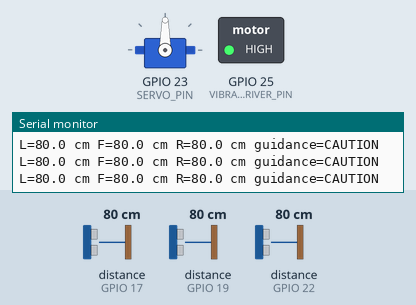
The sketch below on a simulated ESP32. On the bench: servo, switched loads named in the sketch (green lamp = pin HIGH), the last lines printed to the serial monitor. Wiring (inferred from the names in the program): 3 × ultrasonic range finder: trigger GPIO 16, echo GPIO 17 / trigger GPIO 18, echo GPIO 19 / trigger GPIO 21, echo GPIO 22. Dashed ring = blinking. The inputs (shaded band) are chosen by the test bench; at power-on: distance to the obstacle (sensors on GPIO 17, GPIO 19, GPIO 22) 80 cm. The echo pulse lasts 58.3 µs per cm; WiFi joins after 1.5 s; servers stay silent unless stated; pins used as bus, display or sensor lines are not drawn.

Above: at 2.7 s.
2.8 s: distance to the obstacle (sensor on GPIO 17) set to 58 cm
At 2.99 s:
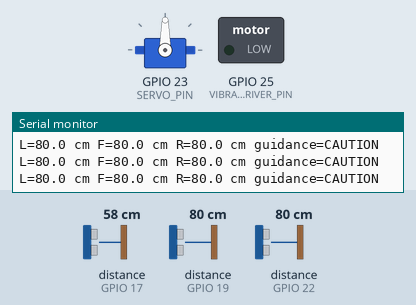
5.8 s: distance to the obstacle (sensor on GPIO 17) set to 49 cm
At 6.4 s:
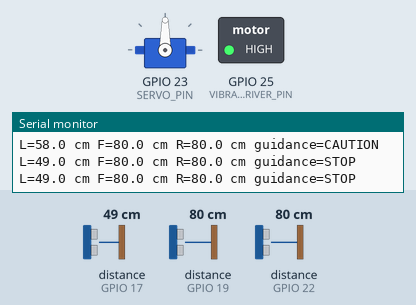
8.1 s: distance to the obstacle (sensor on GPIO 17) set to 120 cm
At 8.62 s:
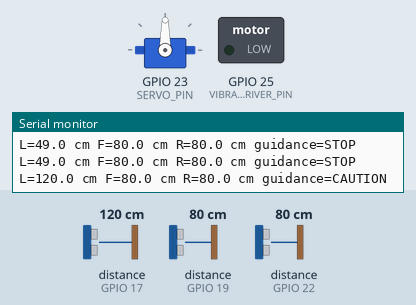
11.1 s: distance to the obstacle (sensor on GPIO 17) set to 2 cm
At 12.3 s:
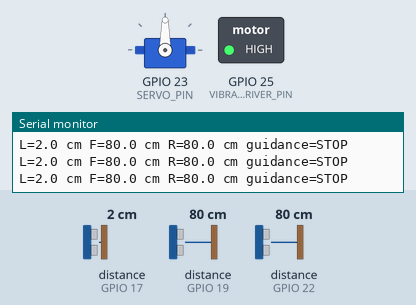
Timing chart, 0 to 13.7 s (numbered marks = the images above; inputs shaded):
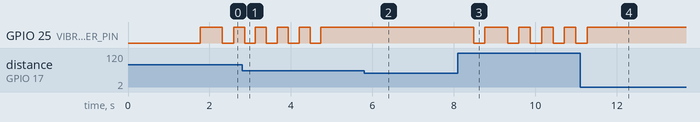

The sketch:

sensor_controller.ino
```cpp
#include <WiFi.h>
#include <WebServer.h>
#include <ESP32Servo.h>

// ---------- USER CONFIGURATION ----------
const char* WIFI_SSID = "YOUR_WIFI_NAME";
const char* WIFI_PASSWORD = "YOUR_WIFI_PASSWORD";

constexpr int TRIG_LEFT = 16;
constexpr int ECHO_LEFT = 17;   // 5 V Echo must pass through a divider/level shifter
constexpr int TRIG_FRONT = 18;
constexpr int ECHO_FRONT = 19;  // 5 V Echo must pass through a divider/level shifter
constexpr int TRIG_RIGHT = 21;
constexpr int ECHO_RIGHT = 22;  // 5 V Echo must pass through a divider/level shifter
constexpr int SERVO_PIN = 23;
constexpr int VIBRATION_DRIVER_PIN = 25; // transistor/MOSFET driver input, not motor directly

constexpr float WARNING_DISTANCE_CM = 120.0f;
constexpr float CRITICAL_DISTANCE_CM = 55.0f;
constexpr unsigned long ECHO_TIMEOUT_US = 25000UL;
constexpr unsigned long SAMPLE_INTERVAL_MS = 100;
// ----------------------------------------

WebServer server(80);
Servo scanServo;

struct Sensor {
  const char* name;
  int trigPin;
  int echoPin;
  float distanceCm;
};

Sensor sensors[] = {
  {"left", TRIG_LEFT, ECHO_LEFT, -1.0f},
  {"front", TRIG_FRONT, ECHO_FRONT, -1.0f},
  {"right", TRIG_RIGHT, ECHO_RIGHT, -1.0f}
};

unsigned long lastSampleMs = 0;
unsigned long lastVibrationMs = 0;
bool servoAttached = false;

float readDistanceCm(int trigPin, int echoPin) {
  digitalWrite(trigPin, LOW);
  delayMicroseconds(3);
  digitalWrite(trigPin, HIGH);
  delayMicroseconds(10);
  digitalWrite(trigPin, LOW);

  // pulseIn timeout avoids blocking forever. -1 means no valid echo.
  unsigned long duration = pulseIn(echoPin, HIGH, ECHO_TIMEOUT_US);
  if (duration == 0) return -1.0f;

  float cm = (duration * 0.0343f) / 2.0f;
  if (cm < 2.0f || cm > 400.0f) return -1.0f;
  return cm;
}

float filteredRead(Sensor &s) {
  // Small median-of-three filter. Invalid readings are excluded.
  float values[3];
  int count = 0;
  for (int i = 0; i < 3; ++i) {
    float d = readDistanceCm(s.trigPin, s.echoPin);
    if (d > 0) values[count++] = d;
    delay(25); // spacing reduces cross-talk between sensors
  }
  if (count == 0) return -1.0f;
  for (int i = 0; i < count; ++i) {
    for (int j = i + 1; j < count; ++j) {
      if (values[j] < values[i]) {
        float t = values[i]; values[i] = values[j]; values[j] = t;
      }
    }
  }
  return values[count / 2];
}

const char* guidanceFor(float d) {
  if (d < 0) return "UNKNOWN"; // never treat failed sensor as CLEAR
  if (d <= CRITICAL_DISTANCE_CM) return "STOP";
  if (d <= WARNING_DISTANCE_CM) return "CAUTION";
  return "CLEAR";
}

int vibrationDutyForNearest(float nearest) {
  if (nearest < 0 || nearest > WARNING_DISTANCE_CM) return 0;
  if (nearest <= CRITICAL_DISTANCE_CM) return 220;
  // Increasing duty cycle as distance decreases.
  float ratio = (WARNING_DISTANCE_CM - nearest) /
                (WARNING_DISTANCE_CM - CRITICAL_DISTANCE_CM);
  return constrain((int)(70 + ratio * 120), 70, 190);
}

void handleStatus() {
  String json = "{";
  json += "\"device\":\"MarginBuu sensor controller\",";
  json += "\"left_cm\":" + String(sensors[0].distanceCm, 1) + ",";
  json += "\"front_cm\":" + String(sensors[1].distanceCm, 1) + ",";
  json += "\"right_cm\":" + String(sensors[2].distanceCm, 1) + ",";
  float nearest = -1.0f;
  int nearestIndex = -1;
  for (int i = 0; i < 3; ++i) {
    float d = sensors[i].distanceCm;
    if (d > 0 && (nearest < 0 || d < nearest)) {
      nearest = d;
      nearestIndex = i;
    }
  }
  json += "\"nearest_cm\":" + String(nearest, 1) + ",";
  json += "\"nearest_direction\":\"" + String(nearestIndex >= 0 ? sensors[nearestIndex].name : "unknown") + "\",";
  json += "\"guidance\":\"" + String(guidanceFor(nearest)) + "\",";
  json += "\"warning_cm\":" + String(WARNING_DISTANCE_CM, 1) + ",";
  json += "\"critical_cm\":" + String(CRITICAL_DISTANCE_CM, 1);
  json += "}";
  server.sendHeader("Access-Control-Allow-Origin", "*");
  server.send(200, "application/json", json);
}

void handleRoot() {
  server.send(200, "text/plain",
    "MarginBuu sensor controller is running. Open /status for JSON. Local LAN only.");
}

void setup() {
  Serial.begin(115200);
  for (Sensor &s : sensors) {
    pinMode(s.trigPin, OUTPUT);
    pinMode(s.echoPin, INPUT);
    digitalWrite(s.trigPin, LOW);
  }

  pinMode(VIBRATION_DRIVER_PIN, OUTPUT);
  digitalWrite(VIBRATION_DRIVER_PIN, LOW);

  // Servo is optional. It is parked at center; fixed left/front/right sensors
  // do not require a scanning servo. Remove this block if servo is not installed.
  scanServo.setPeriodHertz(50);
  scanServo.attach(SERVO_PIN, 500, 2400);
  scanServo.write(90);
  servoAttached = true;

  WiFi.mode(WIFI_STA);
  WiFi.begin(WIFI_SSID, WIFI_PASSWORD);
  Serial.print("Connecting to Wi-Fi");
  unsigned long start = millis();
  while (WiFi.status() != WL_CONNECTED && millis() - start < 20000) {
    delay(300);
    Serial.print(".");
  }
  Serial.println();

  if (WiFi.status() == WL_CONNECTED) {
    Serial.print("Sensor controller IP: ");
    Serial.println(WiFi.localIP());
  } else {
    Serial.println("Wi-Fi connection failed. Check credentials/network and reset.");
  }

  server.on("/", HTTP_GET, handleRoot);
  server.on("/status", HTTP_GET, handleStatus);
  server.begin();
  Serial.println("HTTP server started.");
}

void loop() {
  server.handleClient();

  if (millis() - lastSampleMs >= SAMPLE_INTERVAL_MS) {
    lastSampleMs = millis();

    // Sequential sensor measurements help reduce ultrasonic cross-talk.
    for (Sensor &s : sensors) {
      s.distanceCm = filteredRead(s);
    }

    float nearest = -1.0f;
    for (Sensor &s : sensors) {
      if (s.distanceCm > 0 && (nearest < 0 || s.distanceCm < nearest)) {
        nearest = s.distanceCm;
      }
    }

    int duty = vibrationDutyForNearest(nearest);
    // ESP32 Arduino core ledc API differs by version. Use digital on/off
    // fallback here for compatibility; change to LEDC PWM if intensity levels
    // are required and your core version supports the chosen LEDC API.
    if (duty == 0) {
      digitalWrite(VIBRATION_DRIVER_PIN, LOW);
    } else if (duty >= 200) {
      digitalWrite(VIBRATION_DRIVER_PIN, HIGH);
    } else {
      // Basic pulsed vibration: approximate intensity using time duty cycle.
      unsigned long phase = millis() % 500;
      digitalWrite(VIBRATION_DRIVER_PIN, phase < (unsigned long)(duty * 2) ? HIGH : LOW);
    }

    Serial.printf("L=%.1f cm F=%.1f cm R=%.1f cm guidance=%s\n",
      sensors[0].distanceCm, sensors[1].distanceCm, sensors[2].distanceCm,
      guidanceFor(nearest));
  }
}
```

Measured:
- the behaviour switches between 55 and 54 cm on distance to the obstacle (sensor on GPIO 17) (found by bisection; images 1 and 2)
- after the input at 2.8 s, GPIO 25 (VIBRATION_DRIVER_PIN): goes on until 4.7 s, then stays HIGH
- after the input at 5.8 s, GPIO 25 (VIBRATION_DRIVER_PIN): stops changing and stays HIGH
- after the input at 8.1 s, GPIO 25 (VIBRATION_DRIVER_PIN): goes LOW 0.28 s, HIGH 0.56 s, 3 × (LOW 0.28 s, HIGH 0.28 s), then LOW, starting after 0.38 s
- after the input at 11.1 s, GPIO 25 (VIBRATION_DRIVER_PIN): goes on until 11.3 s, then stays HIGH
